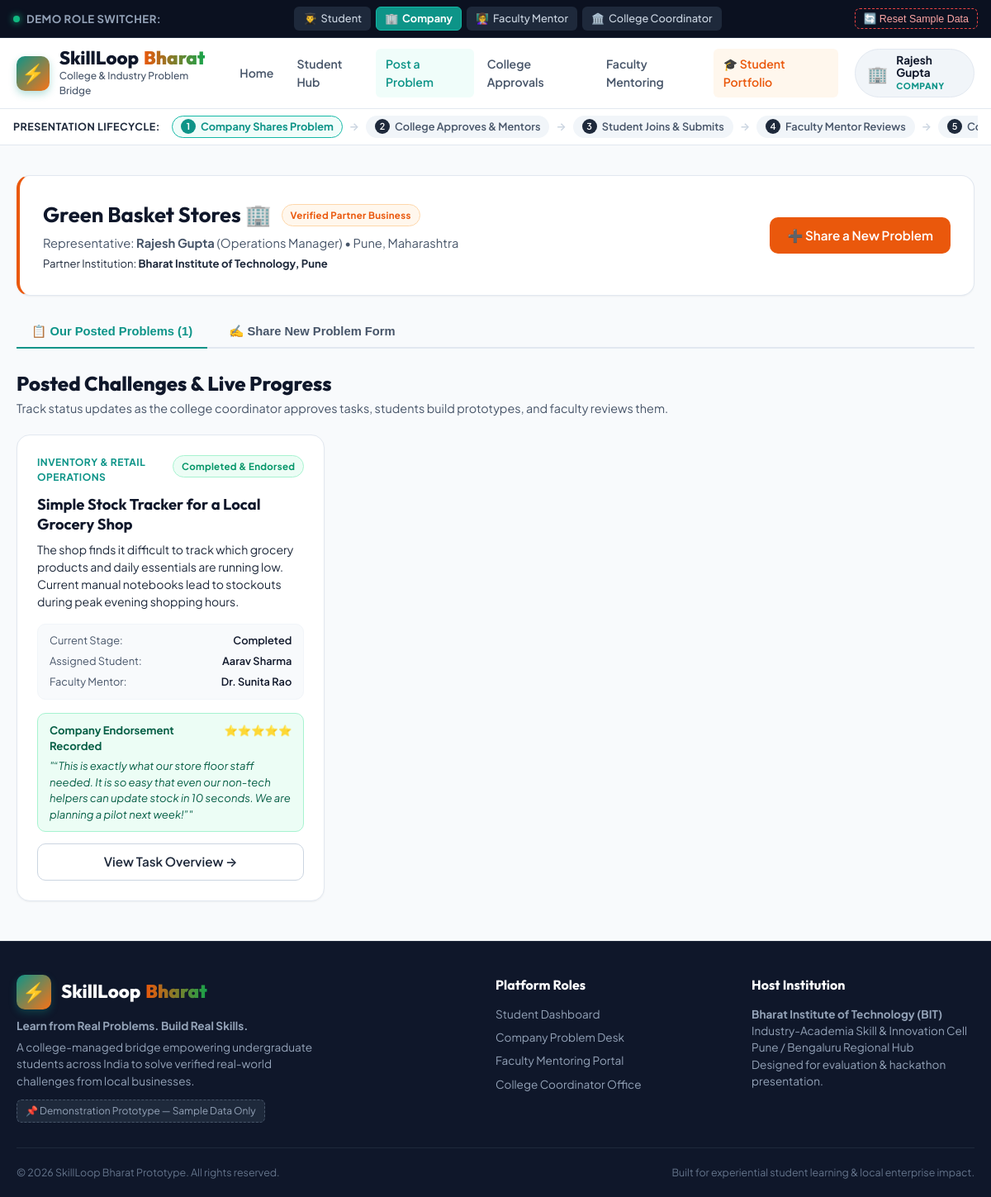
Screenshot of /company with the database file from the repository.
### tables this page shows
CREATE TABLE problems (
        id INTEGER PRIMARY KEY AUTOINCREMENT,
        title TEXT NOT NULL,
        company_name TEXT NOT NULL,
        company_contact TEXT,
        topic TEXT NOT NULL,
        difficulty TEXT DEFAULT 'Moderate',
        description TEXT NOT NULL,
        student_task TEXT NOT NULL,
        expected_result TEXT NOT NULL,
        required_skills TEXT NOT NULL,
        deadline TEXT NOT NULL,
        status TEXT NOT NULL, -- 'Pending Approval', 'Needs Changes', 'Approved', 'In Progress', 'Submitted', 'Reviewed', 'Completed', 'Rejected'
        faculty_mentor_id INTEGER,
        faculty_mentor_name TEXT,
        assigned_student_id INTEGER,
        assigned_student_name TEXT,
        coordinator_notes TEXT,
        created_at TIMESTAMP DEFAULT CURRENT_TIMESTAMP
    );

CREATE TABLE submissions (
        id INTEGER PRIMARY KEY AUTOINCREMENT,
        problem_id INTEGER NOT NULL,
        student_id INTEGER NOT NULL,
        student_name TEXT NOT NULL,
        submission_title TEXT NOT NULL,
        solution_summary TEXT NOT NULL,
        demo_url TEXT,
        github_repo TEXT,
        files_attached TEXT,
        submitted_at TIMESTAMP DEFAULT CURRENT_TIMESTAMP,
        faculty_feedback TEXT,
        faculty_status TEXT, -- 'Reviewed', 'Changes Needed'
        faculty_reviewed_at TIMESTAMP,
        company_feedback TEXT,
        company_rating INTEGER, -- 1 to 5
        company_feedback_at TIMESTAMP,
        FOREIGN KEY (problem_id) REFERENCES problems (id)
    );

### app.py (the view)
@app.route("/company")
def company_dashboard():
    session["role"] = "company"
    db = get_db()
    cursor = db.cursor()
    company_name = DEMO_USERS["company"]["company_name"]
    cursor.execute("""
        SELECT p.*, s.id as submission_id, s.submission_title, s.solution_summary,
               s.demo_url, s.faculty_feedback, s.faculty_status, s.company_feedback, s.company_rating
        FROM problems p
        LEFT JOIN submissions s ON p.id = s.problem_id
        WHERE p.company_name = ? OR p.company_name LIKE ?
        ORDER BY p.id DESC
    """, (company_name, f"%{company_name}%"))
    problems = cursor.fetchall()
    return render_template("company_dashboard.html", problems=problems)

### app.py (called while the page is built)
def get_db():
    db = getattr(g, "_database", None)
    if db is None:
        db = g._database = sqlite3.connect(DB_PATH)
        db.row_factory = sqlite3.Row
    return db

@app.teardown_appcontext
def close_connection(exception):
    db = getattr(g, "_database", None)
    if db is not None:
        db.close()

@app.context_processor
def inject_globals():
    role = session.get("role", "student")
    user = DEMO_USERS.get(role, DEMO_USERS["student"])
    return {
        "current_user": user,
        "active_role": role,
        "all_roles": DEMO_USERS,
        "faculty_list": DEMO_FACULTY_LIST,
        "now_date": date.today().strftime("%d %b %Y")
    }

### templates/company_dashboard.html (shortened to what this page needs)
{% extends "base.html" %}
{% block content %}
<div class="card" style="border-left: 4px solid var(--orange-600); margin-bottom: 24px;">
    <div style="display: flex; justify-content: space-between; align-items: center; flex-wrap: wrap; gap: 16px;">
        <div>
            <div style="display: flex; align-items: center; gap: 12px; margin-bottom: 4px;">
                <h1 style="font-family: var(--font-heading); font-size: 1.6rem; color: var(--navy-900);">
                    {{ current_user.company_name }} 🏢
                </h1>
                <span class="badge badge-reviewed">Verified Partner Business</span>
            </div>
            <p style="color: var(--slate-600); font-size: 0.92rem;">
                Representative: <strong>{{ current_user.name }}</strong> ({{ current_user.title }}) • {{ current_user.location }}
            </p>
            <p style="font-size: 0.82rem; color: var(--slate-500); margin-top: 4px;">
                Partner Institution: <strong>Bharat Institute of Technology, Pune</strong>
            </p>
        </div>
        <div>
            <a href="#post-problem-form" class="btn btn-accent">
                ➕ Share a New Problem
            </a>
        </div>
    </div>
</div>
<div class="tabs-container">
    <button class="tab-btn active" data-tab="tab-posted-problems">
        📋 Our Posted Problems ({{ problems|length }})
    </button>
    <button class="tab-btn" data-tab="tab-post-new">
        ✍️ Share New Problem Form
    </button>
</div>
<div id="tab-posted-problems" class="tab-content active">
    <div class="section-header">
        <div>
            <h2 class="section-title">Posted Challenges & Live Progress</h2>
            <p class="section-desc">Track status updates as the college coordinator approves tasks, students build prototypes, and faculty reviews them.</p>
        </div>
    </div>
    {% if problems %}
    <div class="problems-grid">
        {% for prob in problems %}
        <div class="problem-card">
            <div class="problem-card-top">
                <span class="problem-topic">{{ prob.topic }}</span>
                {% if prob.status == 'Pending Approval' %}
                    <span class="badge badge-pending">Waiting for College Approval</span>
                {% elif prob.status == 'Approved' %}
                    <span class="badge badge-approved">Approved (Looking for Students)</span>
                {% elif prob.status == 'In Progress' %}
                    <span class="badge badge-in-progress">In Progress with Student</span>
                {% elif prob.status == 'Submitted' %}
                    <span class="badge badge-submitted">Under Faculty Review</span>
                {% elif prob.status == 'Reviewed' %}
                    <span class="badge badge-reviewed">Reviewed! Ready for Company Feedback</span>
                {% elif prob.status == 'Completed' %}
                    <span class="badge badge-completed">Completed & Endorsed</span>
                {% elif prob.status == 'Needs Changes' %}
                    <span class="badge badge-needs-changes">Needs Changes (From College)</span>
                {% else %}
                    <span class="badge badge-pending">{{ prob.status }}</span>
                {% endif %}
            </div>
            <h3 class="problem-card-title">{{ prob.title }}</h3>
            <p class="problem-desc">{{ prob.description }}</p>
            <div class="problem-meta">
                <div class="meta-item">
                    <span class="meta-label">Current Stage:</span>
                    <span class="meta-value">{{ prob.status }}</span>
                </div>
                <div class="meta-item">
                    <span class="meta-label">Assigned Student:</span>
                    <span class="meta-value">{{ prob.assigned_student_name or 'Pending Assignment' }}</span>
                </div>
                <div class="meta-item">
                    <span class="meta-label">Faculty Mentor:</span>
                    <span class="meta-value">{{ prob.faculty_mentor_name or 'Under College Assignment' }}</span>
                </div>
            </div>
            {% if prob.company_feedback %}
            <div style="background: var(--emerald-50); border: 1px solid #a7f3d0; padding: 10px 14px; border-radius: var(--radius-md); margin-bottom: 14px; font-size: 0.82rem;">
                <div style="font-weight: 700; color: #065f46; display: flex; justify-content: space-between;">
                    <span>Company Endorsement Recorded</span>
                    <span>{% for i in range(prob.company_rating or 5) %}⭐{% endfor %}</span>
                </div>
                <p style="color: #065f46; margin-top: 4px; font-style: italic;">"{{ prob.company_feedback }}"</p>
            </div>
            {% endif %}
            <div class="problem-card-actions">
                <a href="{{ url_for('problem_detail', problem_id=prob.id) }}" class="btn btn-secondary" style="flex: 1;">
                    View Task Overview →
                </a>
            </div>
        </div>
        {% endfor %}
    </div>
    {% endif %}
</div>
{% endblock %}

### static/css/style.css (style rules this page uses)
:root { --navy-900: #0f172a; --navy-800: #1e293b; --navy-700: #334155; --teal-600: #0d9488; --teal-500: #14b8a6; --teal-50: #f0fdfa; --teal-100: #ccfbf1; --orange-600: #ea580c; --orange-500: #f97316; --orange-50: #fff7ed; --slate-50: #f8fafc; --slate-100: #f1f5f9; --slate-200: #e2e8f0; --slate-300: #cbd5e1; --slate-600: #475569; --slate-800: #1e293b; --emerald-600: #059669; --emerald-50: #ecfdf5; --amber-600: #d97706; --amber-50: #fffbeb; --rose-600: #e11d48; --rose-50: #fff1f2; --purple-600: #7c3aed; --purple-50: #faf5ff; --font-heading: 'Outfit', sans-serif; --font-body: 'Plus Jakarta Sans', -apple-system, BlinkMacSystemFont, 'Segoe UI', Roboto, sans-serif; --shadow-sm: 0 1px 2px 0 rgb(0 0 0 / 0.05); --shadow-md: 0 4px 6px -1px rgb(0 0 0 / 0.1), 0 2px 4px -2px rgb(0 0 0 / 0.1); --shadow-lg: 0 10px 15px -3px rgb(0 0 0 / 0.1), 0 4px 6px -4px rgb(0 0 0 / 0.1); --radius-sm: 6px; --radius-md: 10px; --radius-lg: 16px; --radius-full: 9999px; }
* { box-sizing: border-box; margin: 0; padding: 0; }
body { font-family: var(--font-body); background-color: var(--slate-50); color: var(--navy-800); line-height: 1.5; min-height: 100vh; display: flex; flex-direction: column; }
.btn { display: inline-flex; align-items: center; justify-content: center; gap: 8px; font-weight: 600; font-size: 0.95rem; padding: 10px 20px; border-radius: var(--radius-md); text-decoration: none; border: 1px solid transparent; cursor: pointer; transition: all 0.15s ease-in-out; }
.btn-accent { background-color: var(--orange-600); color: #ffffff; }
.btn-secondary { background-color: #ffffff; color: var(--navy-800); border-color: var(--slate-300); }
.section-header { display: flex; justify-content: space-between; align-items: flex-end; margin-bottom: 20px; flex-wrap: wrap; gap: 12px; }
.section-title { font-family: var(--font-heading); font-size: 1.5rem; font-weight: 800; color: var(--navy-900); }
.section-desc { font-size: 0.9rem; color: var(--slate-600); margin-top: 2px; }
.problems-grid { display: grid; grid-template-columns: repeat(auto-fill, minmax(340px, 1fr)); gap: 20px; }
.problem-card { background: #ffffff; border: 1px solid var(--slate-200); border-radius: var(--radius-lg); padding: 24px; box-shadow: var(--shadow-sm); display: flex; flex-direction: column; transition: all 0.2s ease; }
.problem-card-top { display: flex; justify-content: space-between; align-items: flex-start; margin-bottom: 12px; gap: 10px; }
.problem-topic { font-size: 0.75rem; font-weight: 700; text-transform: uppercase; color: var(--teal-600); letter-spacing: 0.5px; }
.problem-card-title { font-family: var(--font-heading); font-size: 1.15rem; font-weight: 700; color: var(--navy-900); margin-bottom: 8px; line-height: 1.3; }
.problem-desc { font-size: 0.88rem; color: var(--slate-700); line-height: 1.5; margin-bottom: 16px; flex-grow: 1; }
.problem-meta { background: var(--slate-50); border: 1px solid var(--slate-100); border-radius: var(--radius-md); padding: 10px 14px; margin-bottom: 16px; font-size: 0.8rem; display: flex; flex-direction: column; gap: 6px; }
.meta-item { display: flex; justify-content: space-between; }
.meta-label { color: var(--slate-600); }
.meta-value { font-weight: 600; color: var(--navy-900); }
.problem-card-actions { margin-top: auto; display: flex; gap: 10px; }
.badge { display: inline-flex; align-items: center; gap: 5px; padding: 4px 10px; border-radius: var(--radius-full); font-size: 0.72rem; font-weight: 700; letter-spacing: 0.3px; white-space: nowrap; }
.badge-reviewed { background: var(--orange-50); color: var(--orange-600); border: 1px solid #fed7aa; }
.badge-completed { background: var(--emerald-50); color: var(--emerald-600); border: 1px solid #a7f3d0; }
.card { background: #ffffff; border: 1px solid var(--slate-200); border-radius: var(--radius-lg); padding: 28px; box-shadow: var(--shadow-sm); margin-bottom: 24px; }
.tabs-container { display: flex; gap: 8px; border-bottom: 2px solid var(--slate-200); margin-bottom: 24px; }
.tab-btn { background: none; border: none; padding: 10px 18px; font-size: 0.92rem; font-weight: 600; color: var(--slate-600); cursor: pointer; border-bottom: 2px solid transparent; margin-bottom: -2px; transition: all 0.15s; }
.tab-btn.active { color: var(--teal-600); border-bottom-color: var(--teal-600); }
.tab-content { display: none; }
.tab-content.active { display: block; }

### rows the page displays
problems: company_name "Green Basket Stores"
submissions: topic "INVENTORY & RETAIL OPERATIONS", title "Simple Stock Tracker for a Local Grocery Shop", description "The shop finds it difficult to track which grocery products and daily essentials are running low. Current manual notebooks lead to stockouts during peak evening shopping hours.", status "Completed", assigned_student_name "Aarav Sharma", faculty_mentor_name "Dr. Sunita Rao", company_rating 5 (drawn), company_feedback "“This is exactly what our store floor staff needed. It is so easy that even our non-tech helpers can update stock in 10 seconds. We are planning a pilot next week!”"

### other values shown
{{ current_user.avatar }} "🏢"
{{ current_user.name }} "Rajesh Gupta"
{{ active_role | upper }} "COMPANY"
{{ current_user.title }} "Operations Manager"
{{ current_user.location }} "Pune, Maharashtra"
{{ problems|length }} "1"
